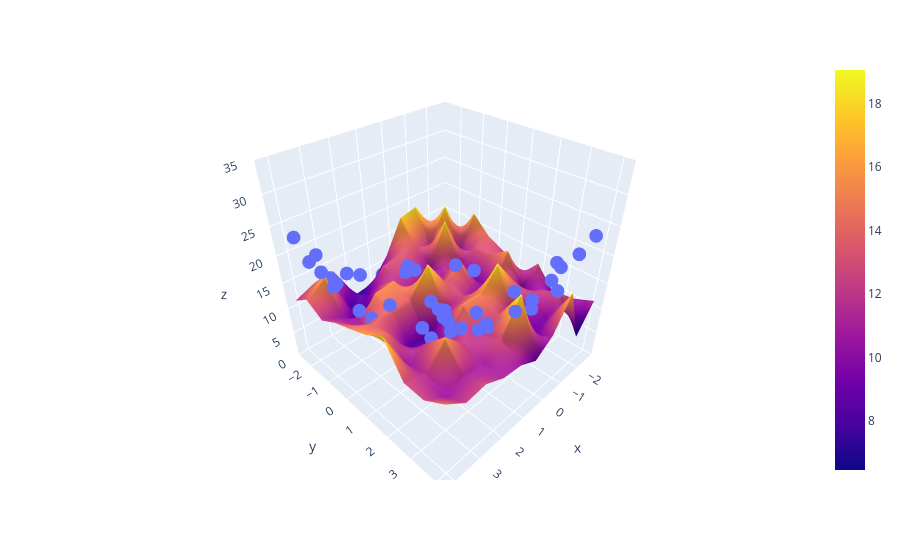

Notebook code cell kept with this figure:
### Code cell
fig = px.scatter_3d(x = X.ravel() , y = Y.ravel() , z = Z.ravel())

fig.add_trace(go.Surface(x =X_input , y =Y_input ,z = Z_final))

fig.update_layout(scene = dict(zaxis = dict(range = [0,35])))

fig.show()
